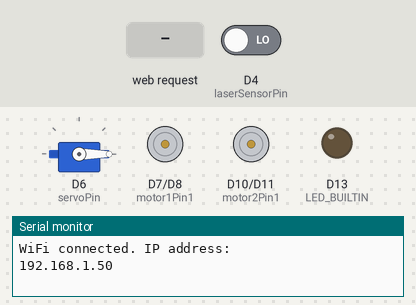
Bench run of a sketch on a simulated Arduino Uno R4 WiFi. Shown: servo, motor-driver pin pairs drawn as motors (green arrow = first pin HIGH = forward, orange = second pin HIGH = backward, longer = more drive, scaled by the enable pin), output pins drawn as LEDs (lit = HIGH), the last lines printed to the serial monitor. The test bench sets the inputs (shaded band); at power-on: D4 (laserSensorPin) LOW. WiFi joins after 1.5 s; servers stay silent unless stated.

Above: at 2.7 s.
2.8 s: HTTP request GET /drive received
At 3.6 s:
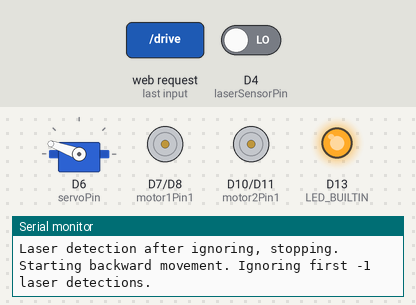
5.8 s: HTTP request GET /drive received
At 7.0 s:
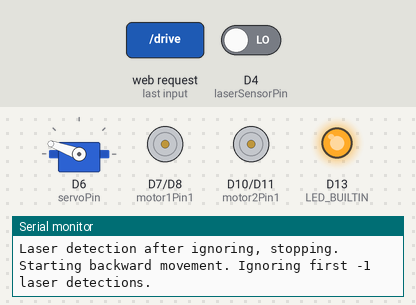
7.3 s: D4 (laserSensorPin) driven HIGH
At 8.55 s:
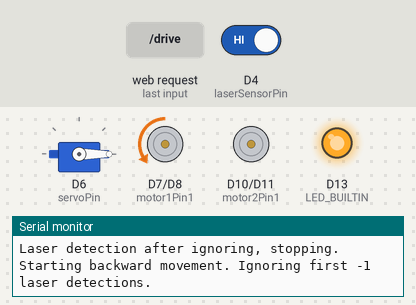
8.8 s: D4 (laserSensorPin) driven LOW
At 9.3 s:
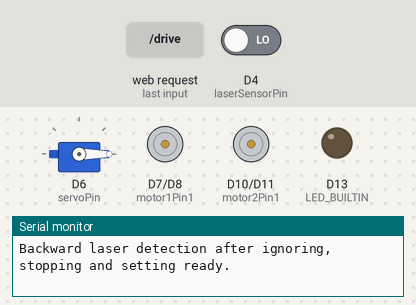
Timing chart, 0 to 11.8 s (numbered marks = the images above; inputs shaded):
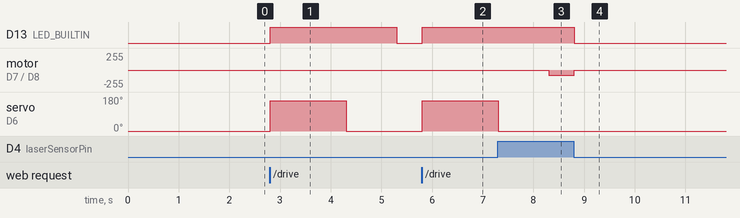

The sketch:

car.ino
```cpp
#include "ServerHandler.h"
#include "Car.h"
#include <Servo.h>

Car car;
ServerHandler serverHandler(car);
Servo servo;
ServerHandler::Request request;

bool isDrivingForward = false;
bool isDrivingBackward = false;
int ignoreLaserCount = 0;  // Counter to keep track of ignored laser detections
int gate = 0;  // Variable to store the gate number

const int laserSensorPin = 4;
const int servoPin = 6;

unsigned long lastLaserDetectedTime = 0;
const unsigned long ignoreDuration = 500; // Duration to ignore subsequent laser detections

void setup() {
    Serial.begin(9600);
    while (!Serial) {
        delay(100);
    }

    pinMode(laserSensorPin, INPUT);
    pinMode(LED_BUILTIN, OUTPUT);

    servo.attach(servoPin);
    servo.write(0);  // Reset servo position

    WiFi.begin("Stefan’s Iphone (2)", "stefan123"); // Example SSID and password
    while (WiFi.status() != WL_CONNECTED) {
        delay(500);
        Serial.print(".");
    }
    Serial.println("WiFi connected. IP address: ");
    Serial.println(WiFi.localIP());
    serverHandler.begin();
}

void loop() {
    request = serverHandler.handleClient();
    if (request == ServerHandler::Request::DRIVE && !isDrivingForward && !isDrivingBackward) {
        gate = car.getGate(); // Get the gate value from the server handler
        ignoreLaserCount = gate;  // Set the number of laser detections to ignore based on the gate
        isDrivingForward = true;
        car.driveForward();
        car.setReady(false);
        Serial.print("Driving forward initiated. Ignoring first ");
        Serial.print(ignoreLaserCount);
        Serial.println(" laser detections.");
    }

    if (isDrivingForward) {
        int laserState = !digitalRead(laserSensorPin);
        if (laserState == HIGH && millis() - lastLaserDetectedTime > ignoreDuration) {
            if (ignoreLaserCount > 0) {
                // Ignore this detection
                Serial.print("Ignoring laser detection, ");
                Serial.print(ignoreLaserCount);
                Serial.println(" remaining.");
                ignoreLaserCount--;
            } else {
                Serial.println("Laser detection after ignoring, stopping.");
                car.stopMotors();
                car.handleDropoff(servo);
                isDrivingForward = false;
                isDrivingBackward = true;
                ignoreLaserCount = gate;  // Reset for backward movement based on the gate
                Serial.print("Starting backward movement. Ignoring first ");
                Serial.print(ignoreLaserCount - 1);
                Serial.println(" laser detections.");
            }
            lastLaserDetectedTime = millis();  // Update last detection time
            digitalWrite(LED_BUILTIN, HIGH);  // Visual indication of detection
        }
    }

    if (isDrivingBackward && !car.isDropoffInProgress()) {
        int laserState = !digitalRead(laserSensorPin);
        if (laserState == HIGH && millis() - lastLaserDetectedTime > ignoreDuration) {
            if (ignoreLaserCount > 0) {
                // Ignore this detection
                Serial.print("Ignoring backward laser detection, ");
                Serial.print(ignoreLaserCount - 1);
                Serial.println(" remaining.");
                ignoreLaserCount--;
            } else {
                Serial.println("Backward laser detection after ignoring, stopping and setting ready.");
                car.stopMotors();
                isDrivingBackward = false;
                car.setReady(true);
                digitalWrite(LED_BUILTIN, LOW);  // Turn off LED to indicate readiness
            }
            lastLaserDetectedTime = millis();  // Reset detection time
        }
    }

    if (!isDrivingForward && !isDrivingBackward) {
        digitalWrite(LED_BUILTIN, LOW);  // Ensure LED is off when not in use
    }

    car.updateServo(servo); // Handle servo movements
}
```

Car.cpp
```cpp
#include "Car.h"
#include <Arduino.h>
#include <Servo.h>

Car::Car()
{
    setupMotors(); // Setup the motor pins on object creation
}

void Car::setupMotors()
{
    pinMode(motor1Pin1, OUTPUT);
    pinMode(motor1Pin2, OUTPUT);
    pinMode(motor1PWM, OUTPUT);

    pinMode(motor2Pin1, OUTPUT);
    pinMode(motor2Pin2, OUTPUT);
    pinMode(motor2PWM, OUTPUT);
}
void Car::driveForward(int milliseconds)
{
    digitalWrite(motor1Pin1, HIGH);
    digitalWrite(motor1Pin2, LOW);
    analogWrite(motor1PWM, speed);

    digitalWrite(motor2Pin1, HIGH);
    digitalWrite(motor2Pin2, LOW);
    analogWrite(motor2PWM, speed);

    delay(milliseconds);
    stopMotors();
}
void Car::driveForward()
{
    digitalWrite(motor1Pin1, HIGH);
    digitalWrite(motor1Pin2, LOW);
    analogWrite(motor1PWM, speed);

    digitalWrite(motor2Pin1, HIGH);
    digitalWrite(motor2Pin2, LOW);
    analogWrite(motor2PWM, speed);
}
void Car::driveBackward(int milliseconds)
{
    digitalWrite(motor1Pin1, LOW);
    digitalWrite(motor1Pin2, HIGH);
    analogWrite(motor1PWM, speed);

    digitalWrite(motor2Pin1, LOW);
    digitalWrite(motor2Pin2, HIGH);
    analogWrite(motor2PWM, speed);

    delay(milliseconds);
    stopMotors();
}
void Car::driveBackward()
{
    digitalWrite(motor1Pin1, LOW);
    digitalWrite(motor1Pin2, HIGH);
    analogWrite(motor1PWM, speed);

    digitalWrite(motor2Pin1, LOW);
    digitalWrite(motor2Pin2, HIGH);
    analogWrite(motor2PWM, speed);
}

void Car::driveToGate(int newGate)
{
    driveForward();
    gate = newGate;
}

void Car::stopMotors()
{
    digitalWrite(motor1Pin1, LOW);
    digitalWrite(motor1Pin2, LOW);
    analogWrite(motor1PWM, 0);

    digitalWrite(motor2Pin1, LOW);
    digitalWrite(motor2Pin2, LOW);
    analogWrite(motor2PWM, 0);
}

void Car::setSpeed(int newSpeed)
{
    if (speed >= 0 && speed <= 100)
    {
        speed = newSpeed; // Update the speed variable
    }
}

bool Car::isReady()
{
    return ready;
}

void Car::setReady(bool car_ready)
{
    ready = car_ready;
}

void Car::handleDropoff(Servo &servo) {
    stopMotors();
    dropoffState = MOVING_TO_DROP;
    dropoffStartTime = millis();
    servo.write(160); // Start moving the servo to drop position
}

void Car::updateServo(Servo &servo) {
    unsigned long currentTime = millis();

    switch (dropoffState) {
        case MOVING_TO_DROP:
            if (currentTime - dropoffStartTime >= servoMoveDuration) {
                dropoffState = WAITING_AT_DROP;
                dropoffStartTime = currentTime; // Reset the timer
            }
            break;
        case WAITING_AT_DROP:
            if (currentTime - dropoffStartTime >= servoMoveDuration / 2) { // Reduce waiting time at drop position
                servo.write(0); // Move the servo back after waiting
                dropoffState = MOVING_BACK;
                dropoffStartTime = currentTime; // Reset the timer
            }
            break;
        case MOVING_BACK:
            if (currentTime - dropoffStartTime >= servoMoveDuration) {
                driveBackward(); // Start driving backward after the servo has moved back
                dropoffState = DONE;
            }
            break;
        case DONE:
            dropoffState = IDLE;
            break;
        case IDLE:
        default:
            break;
    }
}

bool Car::isDropoffInProgress() {
    return dropoffState != IDLE;
}

int Car::getGate() {
    return gate;
}
```

Car.h
```cpp
#ifndef Car_h
#define Car_h

#include <Servo.h>

class Car
{
public:
    Car();                                // Constructor to initialize the pins and setup
    void driveForward(int milliseconds);  // Drive forward for a specified number of milliseconds
    void driveForward();
    void driveBackward(int milliseconds); // Drive backward for a specified number of milliseconds
    void driveBackward();
    void driveToGate(int gate);
    void stopMotors();
    void setSpeed(int newSpeed);
    bool isReady();
    void handleDropoff(Servo &servo);
    void updateServo(Servo &servo);
    bool isDropoffInProgress();
    void setReady(bool car_ready);
    int getGate();

private:
    void setupMotors();

    enum DropoffState { IDLE, MOVING_TO_DROP, WAITING_AT_DROP, MOVING_BACK, DONE };
    DropoffState dropoffState = IDLE;
    unsigned long dropoffStartTime = 0;
    const unsigned long servoMoveDuration = 1000; // Duration for each servo move

    // Motor pins
    const int motor1Pin1 = 7;
    const int motor1Pin2 = 8;
    const int motor1PWM = 9;

    const int motor2Pin1 = 10;
    const int motor2Pin2 = 11;
    const int motor2PWM = 12;

    int gate;
    int speed = 75;
    bool ready = true;
};

#endif
```

LaserReceiver.cpp
```cpp
#include "LaserReceiver.h"

LaserReceiver::LaserReceiver(int pin) : pin_(pin) {}

void LaserReceiver::init()
{
    pinMode(pin_, INPUT); // Set the pin as input
}

bool LaserReceiver::isLaserDetected() const
{
    return digitalRead(pin_) == HIGH; // Return true if the pin reads HIGH
}
```

LaserReceiver.h
```cpp
#ifndef LASER_RECEIVER_H
#define LASER_RECEIVER_H

#include <Arduino.h> // Include Arduino standard library

class LaserReceiver
{
public:
    explicit LaserReceiver(int pin); // Constructor with pin number
    void init();                     // Initialize the pin as input
    bool isLaserDetected() const;    // Check if laser is detected

private:
    int pin_; // Pin number where the laser receiver is connected
};

#endif // LASER_RECEIVER_H
```

ServerHandler.cpp
```cpp
#include "ServerHandler.h"

ServerHandler::ServerHandler(Car &car) : car(car) {}

void ServerHandler::begin()
{
    server.begin();
}

ServerHandler::Request ServerHandler::handleClient()
{
    WiFiClient client = server.available();
    ServerHandler::Request request = Request::NONE;

    if (!client)
        return request;

    Serial.println("Client connected");

    String line, method, path, body;
    bool headersComplete = false;

    while (client.connected())
    {
        while (client.available())
        {
            char c = client.read();
            line += c;

            // Capture body as soon as headers are complete
            if (headersComplete)
            {
                if (method == "POST")
                {
                    // Continue reading the body until no more data is available
                    body += c;
                }
            }

            // Check if we've reached the end of the headers
            if (!headersComplete && line.endsWith("\r\n\r\n"))
            {
                headersComplete = true;
                int firstSpace = line.indexOf(' ');
                int secondSpace = line.indexOf(' ', firstSpace + 1);
                method = line.substring(0, firstSpace);
                path = trimString(line.substring(firstSpace + 1, secondSpace));
                Serial.print("Method: ");
                Serial.println(method);
                Serial.print("Path: ");
                Serial.println(path);

                if (method == "POST")
                {
                    // Prepare to capture the body immediately after the headers
                    int bodyStartIndex = line.indexOf("\r\n\r\n") + 4;
                    body = line.substring(bodyStartIndex);
                }

                // Clear the line buffer after headers to prevent re-processing
                line = "";
            }
        }

        // Handle the request based on the method
        if (headersComplete)
        {
            if (method == "GET")
            {
                Serial.println("Handling GET request.");
                request = handleGetRequest(client, path);
                break; // Exit after handling
            }
            else if (method == "POST")
            {
                Serial.println("Handling POST request.");
                request = handlePostRequest(client, path, body);
                break; // Exit after handling
            }
        }
    }

    // Ensure the client connection is closed after handling the request
    Serial.println("Closing client connection.");
    client.stop();

    return request;
}

ServerHandler::Request ServerHandler::handleGetRequest(WiFiClient &client, String &path)
{
    if (path == "/")
    {
        return serveHomePage(client);
    }
    // Other GET paths can be handled here later
    if (path == "/ready")
    {
        return handleIsReadyRequest(client);
    }
}

ServerHandler::Request ServerHandler::handlePostRequest(WiFiClient &client, String &path, String &body)
{
    Serial.println("Post request received.");
    if (path == "/drive")
    {
        return handleDriveRequest(client, body);
    }
    // Other POST paths can be handled here later
}

ServerHandler::Request ServerHandler::serveHomePage(WiFiClient &client)
{
    client.println("HTTP/1.1 200 OK");
    client.println("Content-type: text/html");
    client.println("Connection: close");
    client.println();
    client.println("<!DOCTYPE html><html>");
    client.println("<head><title>Arduino Car Controller</title></head>");
    client.println("<body><h1>Welcome to the Arduino Car Controller</h1>");
    client.println("<form action=\"/drive\" method=\"post\">");
    client.println("<input type=\"text\" name=\"gate\" placeholder=\"Enter gate number\">");
    client.println("<input type=\"submit\" value=\"Drive\">");
    client.println("</form></body></html>");

    return Request::OTHER;
}

ServerHandler::Request ServerHandler::handleIsReadyRequest(WiFiClient &client)
{
    client.println("HTTP/1.1 200 OK");
    client.println("Content-type: text/html");
    client.println("Connection: close");
    client.println();
    if (car.isReady())
    {
        client.println("1: car ready");
    }
    else
    {
        client.println("0: car not ready");
    }

    return Request::READY;
}

ServerHandler::Request ServerHandler::handleDriveRequest(WiFiClient &client, String &body)
{
    // Assuming body is in the form "gate=number"
    int gate = 0;
    int startPos = body.indexOf("gate="); // Find the start position of 'gate='
    if (startPos != -1)
    {
        startPos += 5;                            // Move past 'gate=' to start of the number
        int endPos = body.indexOf('&', startPos); // Check for another parameter
        if (endPos == -1)
        { // No more parameters, end is the length of the body
            endPos = body.length();
        }
        String gateValue = body.substring(startPos, endPos); // Extract the gate number as a string
        gate = gateValue.toInt();                            // Convert the string to an integer
        Serial.print("Extracted Gate: ");
        Serial.println(gate); // Debug: Output the extracted gate value
    }
    else
    {
        Serial.println("Gate parameter not found.");
    }

    client.println("HTTP/1.1 200 OK");
    client.println("Content-type: text/plain");
    client.println("Connection: close");
    client.println();
    client.println("Command received");
    if (gate <= 3 && gate > 0) {
        car.driveToGate(gate);
        return Request::DRIVE;
    } else {
        return Request::ERROR;
    }
}
```

ServerHandler.h
```cpp
#ifndef ServerHandler_h
#define ServerHandler_h

#include <WiFiS3.h>
#include "Car.h"

class ServerHandler {
public:
  ServerHandler(Car &car);
  enum Request { DRIVE,
                 READY,
                 OTHER,
                 NONE,
                 ERROR };


  void begin();
  Request handleClient();
  Request handleIsReadyRequest(WiFiClient &client);

  String trimString(String str) {
    if (str.length() == 0) return str;

    // Trim leading spaces
    int start = 0;
    while (start < str.length() && isSpace(str[start])) {
      start++;
    }

    // Trim trailing spaces
    int end = str.length() - 1;
    while (end > 0 && isSpace(str[end])) {
      end--;
    }

    if (end < start) return "";  // All spaces
    return str.substring(start, end + 1);
  }

  bool isSpace(char c) {
    return (c == ' ' || c == '\n' || c == '\r' || c == '\t');
  }

private:
  WiFiServer server;
  Car &car;

  Request serveHomePage(WiFiClient &client);
  Request handlePostRequest(WiFiClient &client, String &path, String &body);
  Request handleDriveRequest(WiFiClient &client, String &body);
  Request processRequest(WiFiClient &client, String &header);
  Request handleGetRequest(WiFiClient &client, String &path);
};

#endif  // ServerHandler_h
```

Measured:
- after the input at 2.8 s, D13 (LED_BUILTIN): LOW → HIGH at once, → LOW 2.5 s later; servo on D6 (servoPin): 0° → 160° at once, → 0° 1.5 s later
- after the input at 5.8 s, D13 (LED_BUILTIN): LOW → HIGH at once; servo on D6 (servoPin): 0° → 160° at once
- after the input at 7.3 s, D13 (LED_BUILTIN): stays HIGH (without the input it goes to LOW after 1.0 s); motor on D7 (motor1Pin1) / D8 (motor1Pin2): stopped → backward 75/255 after 1.0 s
- after the input at 8.8 s, D13 (LED_BUILTIN): HIGH → LOW at once; motor on D7 (motor1Pin1) / D8 (motor1Pin2): backward 75/255 → stopped at once
